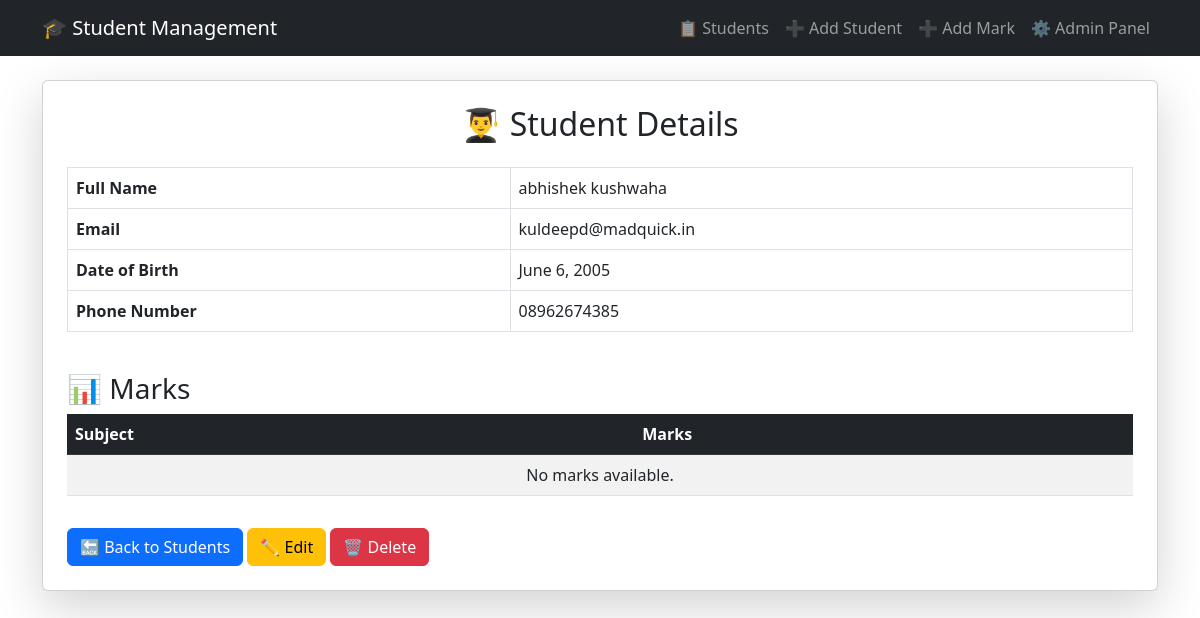
The app's page /student/3/ with its own data.
### records/models.py (models this page shows, shortened)
class Student(models.Model):
 first_name = models.CharField(max_length=100)
 last_name = models.CharField(max_length=100)
 date_of_birth = models.DateField()
 email = models.EmailField(unique=True)
 phone_number = models.CharField(max_length=15, blank=True, null=True)
 def get_full_name(self):
  return f"{self.first_name} {self.last_name}"
 class Meta:
  verbose_name_plural = 'Students'

### records/views.py (the view)
# urls.py: path('student/<int:pk>/', views.StudentDetailView.as_view(),name='student_detail'),
class StudentDetailView(DetailView):
 model = Student
 template_name = 'records/student_detail.html'
 context_object_name = 'student'

### templates/records/student_detail.html (shortened to what this page needs)
<!DOCTYPE html>
<html lang="en">
<head>
    <link rel="stylesheet" href="https://cdn.jsdelivr.net/npm/bootstrap@5.3.0/dist/css/bootstrap.min.css">
</head>
<body>
    <header>
        <nav class="navbar navbar-expand-lg navbar-dark bg-dark">
            <div class="container">
                <a class="navbar-brand" href="{% url 'student_list' %}">🎓 Student Management</a>
                <div class="collapse navbar-collapse" id="navbarNav">
                    <ul class="navbar-nav ms-auto">
                        <li class="nav-item"><a class="nav-link" href="{% url 'student_list' %}">📋 Students</a></li>
                        <li class="nav-item"><a class="nav-link" href="{% url 'student_create' %}">➕ Add Student</a></li>
                        <li class="nav-item"><a class="nav-link" href="{% url 'mark_create' %}">➕ Add Mark</a></li>
                        <li class="nav-item"><a class="nav-link" href="{% url 'admin:index' %}">⚙ Admin Panel</a></li>
                    </ul>
                </div>
            </div>
        </nav>
    </header>
    <div class="container mt-4">
        <div class="card shadow-lg p-4">
            <h2 class="mb-4 text-center">👨‍🎓 Student Details</h2>
            <table class="table table-bordered">
                <tr>
                    <th>Full Name</th>
                    <td>{{ student.get_full_name }}</td>
                </tr>
                <tr>
                    <th>Email</th>
                    <td>{{ student.email }}</td>
                </tr>
                <tr>
                    <th>Date of Birth</th>
                    <td>{{ student.date_of_birth }}</td>
                </tr>
                <tr>
                    <th>Phone Number</th>
                    <td>{{ student.phone_number|default:"Not Available" }}</td>
                </tr>
            </table>
            <h3 class="mt-4">📊 Marks</h3>
            <table class="table table-striped">
                <thead class="table-dark">
                    <tr>
                        <th>Subject</th>
                        <th>Marks</th>
                    </tr>
                </thead>
                <tbody>
                    {% for mark in student.marks.all %}
                        <tr>
                            <td>{{ mark.subject.name }}</td>
                            <td>{{ mark.marks_obtained }}</td>
                        </tr>
                    {% empty %}
                        <tr>
                            <td colspan="2" class="text-center">No marks available.</td>
                        </tr>
                    {% endfor %}
                </tbody>
            </table>
            <div class="mt-3">
                <a href="{% url 'student_list' %}" class="btn btn-primary">🔙 Back to Students</a>
                <a href="{% url 'student_edit' student.id %}" class="btn btn-warning">✏ Edit</a>
                <a href="{% url 'student_delete' student.id %}" class="btn btn-danger">🗑 Delete</a>
            </div>
        </div>
    </div>
</body>
</html>

### records on screen
Student: get_full_name "abhishek kushwaha", email "kuldeepd@madquick.in", date_of_birth "June 6, 2005", phone_number "08962674385"
